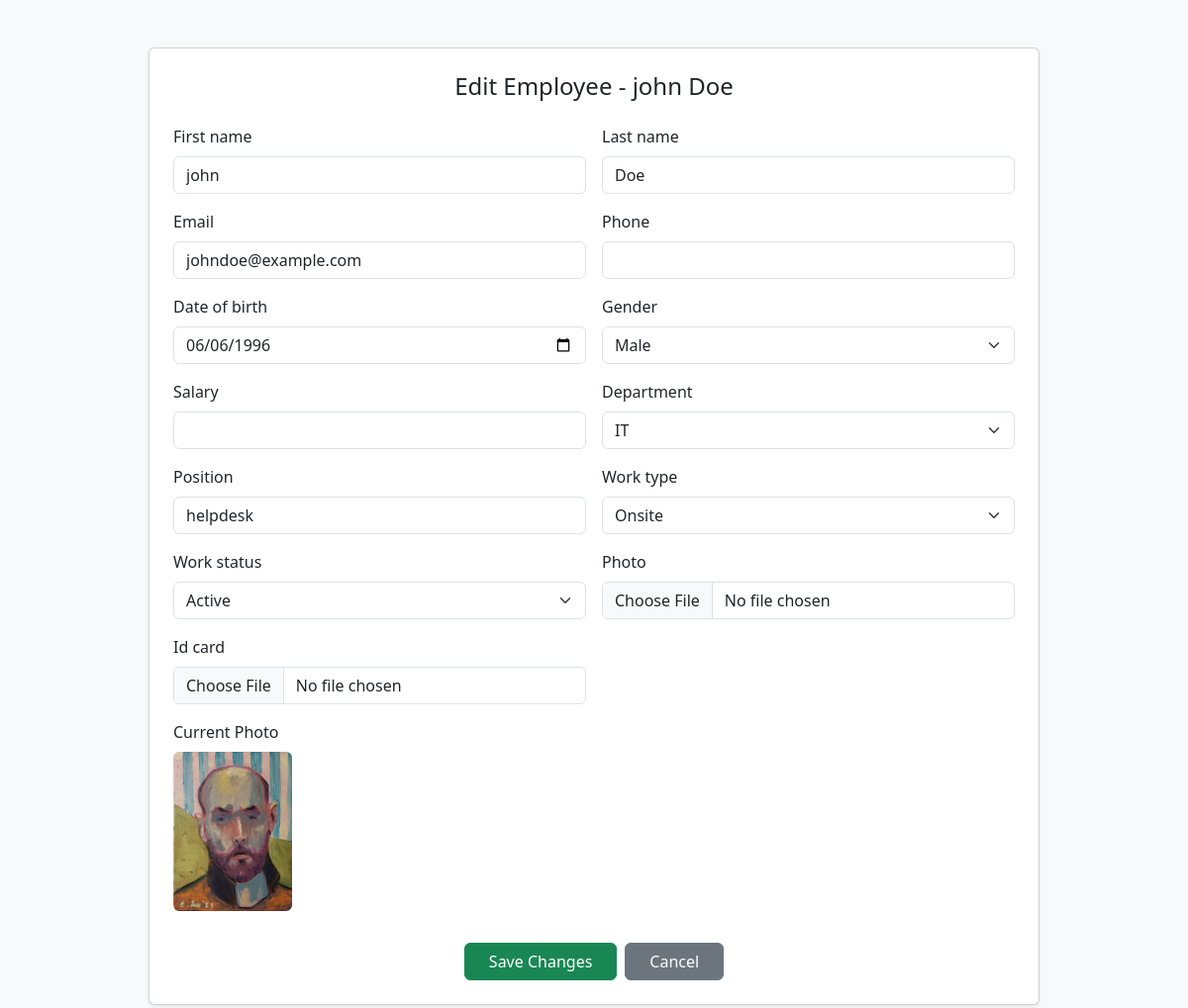
The page /employeeEdit/1/edit/ on the database its author committed.
### hr_app/models.py (models this page shows, shortened)
class Employee(models.Model):
    first_name = models.CharField(max_length=50)
    last_name = models.CharField(max_length=50)
    email = models.EmailField(unique=True)
    phone = models.CharField(max_length=20, blank=True, null=True)
    date_of_birth = models.DateField()
    gender = models.CharField(max_length=10, choices=[('Male','Male'), ('Female','Female'), ('Other','Other')])
    department = models.ForeignKey('Department', on_delete=models.SET_NULL, null=True)
    position = models.CharField(max_length=50)
    salary = models.DecimalField(max_digits=10, decimal_places=2, null=True)
    hire_date = models.DateField(auto_now_add=True)
    created_at = models.DateTimeField(auto_now_add=True)
    updated_at = models.DateTimeField(auto_now=True)
    photo = models.ImageField(upload_to='employee/', blank=True, null=True)
    id_card = models.FileField(upload_to='employee/', blank=True, null=True)
    full_time = models.BooleanField(default=True)
    WORK_TYPE_CHOICES = [
        ('Remote', 'Remote'),
        ('Onsite', 'Onsite'),
    ]
    work_type = models.CharField(max_length=10, choices=WORK_TYPE_CHOICES, blank=True, null=True)
    STATUS_CHOICES = [
        ('Active', 'Active'),
        ('On Leave', 'On Leave'),
    ]
    work_status = models.CharField(max_length=10, choices=STATUS_CHOICES, default='Active')

### hr_app/views.py (the view)
# urls.py: path('employeeEdit/<int:emp_id>/edit/', views.employee_update, name='edit_employee'),
def employee_update(request, emp_id):  # <-- use emp_id here
    employee = get_object_or_404(Employee, pk=emp_id)
    if request.method == "POST":
        form = EmployeeForm(request.POST, request.FILES, instance=employee)
        if form.is_valid():
            form.save()
            return redirect('employee', emp_id=employee.pk)
    else:
        form = EmployeeForm(instance=employee)
    return render(request, 'employeeEdit.html', {'form': form, 'employee': employee})

### hr_app/models.py (called while the page is built)
    def __str__(self):
        return self.name

### hr_app/templates/employeeEdit.html (shortened to what this page needs)
{% load static %}
<!DOCTYPE html>
<html>
<head>
    <link rel="stylesheet" href="{% static 'css/bootstrap.min.css' %}">
</head>
<body class="bg-light">
<div class="container py-5 d-flex justify-content-center align-items-center" style="min-height: 100vh;">
 <div class="card shadow-sm w-100" style="max-width: 900px;">
  <div class="card-body p-4">
    <h4 class="mb-4 text-center">Edit Employee - {{ employee.first_name }} {{ employee.last_name }}</h4>
      <form method="POST" enctype="multipart/form-data" action="{% url 'edit_employee' employee.pk %}">
        <div class="row g-3">
          {% for field in form %}
            <div class="col-md-6">
              <label class="form-label">{{ field.label }}</label>
              {{ field }}
            </div>
          {% endfor %}
          {% if employee.photo %}
          <div class="col-12">
            <label class="form-label">Current Photo</label>
            <div class="mb-2">
              <img src="{{ employee.photo.url }}" width="120" class="rounded">
            </div>
          </div>
          {% endif %}
        </div>
        <div class="mt-4 text-center d-flex justify-content-center gap-2">
          <button type="submit" class="btn btn-success px-4">Save Changes</button>
          <a href="{% url 'employee' employee.pk %}" class="btn btn-secondary px-4">Cancel</a>
        </div>
      </form>
  </div>
 </div>
</div>
</body>
</html>

### rows shown on the page
Employee: first_name "john", last_name "Doe", form "john" "Doe" "johndoe@example.com" "06/06/1996" "Male" "IT" "helpdesk" "Onsite" "Active", photo (picture)

### other values the page prints
{{ field.label }} "First name" "Last name" "Email" "Phone" "Date of birth" "Gender" "Salary" "Department" "Position" "Work type" "Work status" "Photo" "Id card"
